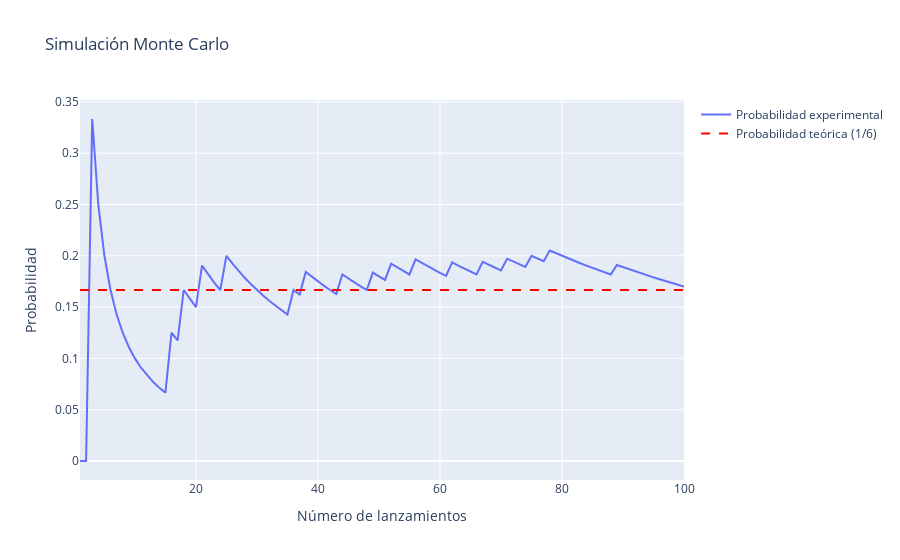

Notebook code cell kept with this figure:
### Markdown cell above
## Convergencia de la probabilidad

Seguimos la probabilidad experimental acumulada y la comparamos con la probabilidad teórica.

### Code cell
experimental_p_trace = []
count = 0

for i, roll in enumerate(rolls, start=1):
    if roll == 1:
        count += 1
    experimental_p_trace.append(count / i)

x_values = list(range(1, len(rolls) + 1))

fig = go.Figure()
fig.add_trace(go.Scatter(x=x_values, y=experimental_p_trace, name="Probabilidad experimental"))
fig.add_trace(
    go.Scatter(
        x=x_values,
        y=[THEORETICAL_P] * len(experimental_p_trace),
        name="Probabilidad teórica (1/6)",
        line=dict(dash="dash", color="red"),
    )
)
fig.update_layout(
    title="Simulación Monte Carlo",
    xaxis_title="Número de lanzamientos",
    yaxis_title="Probabilidad",
    hovermode="x unified",
)
fig.show()

print(f"Probabilidad experimental final = {experimental_p_trace[-1]}")
print(f"Error = {abs(experimental_p_trace[-1] - THEORETICAL_P):.4f}")
